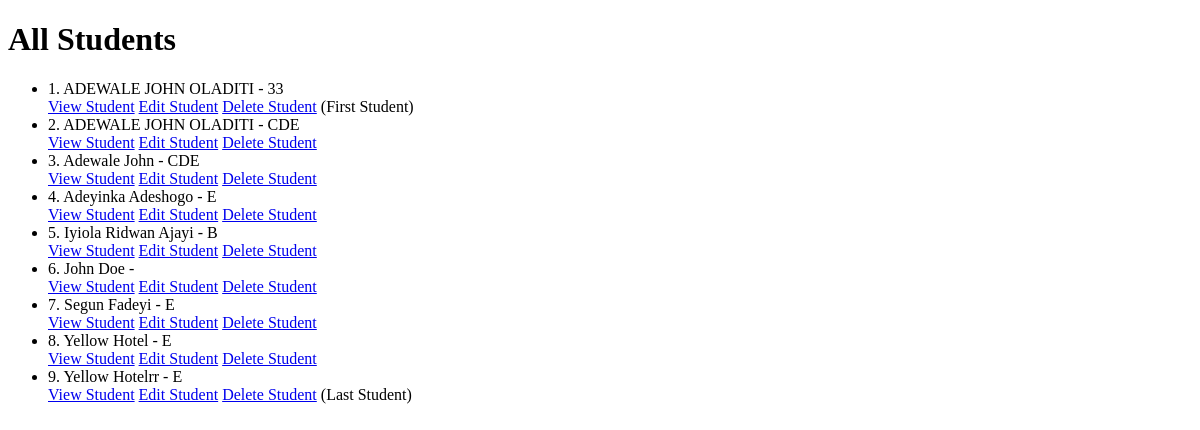
The app's page /student_list/ (signed in), older data.
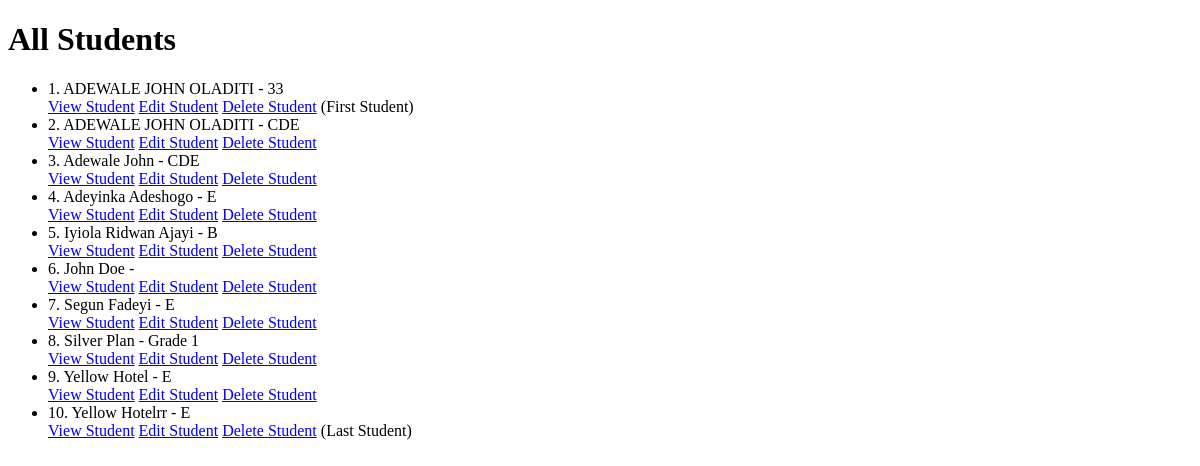
The same page, newer data.
### students/models.py (models this page shows, shortened)
class Student(models.Model):
    name = models.CharField(max_length=250)
    age = models.PositiveIntegerField()
    grade = models.CharField(max_length=10)
    teacher = models.ForeignKey(Teacher, on_delete=models.CASCADE)
    profile_picture = models.ImageField(upload_to='student_profiles/', null=True, blank=True)
    class Meta:
        ordering = ['name']           # Default order
        verbose_name = 'Student Info' # Admin display

### students/views.py (the view)
# urls.py: path('student_list/', student_list, name='student_list'),
@login_required(login_url='login')
def student_list(request):
    students = Student.objects.all()
    return render(request, 'student_list.html', {'all_students': students})

### students/templates/student_list.html (shortened to what this page needs)
<!DOCTYPE html>
<html lang="en">
<head>
</head>
<body>
    <h1>All Students</h1>
    {% if all_students %}
    <ul>
        {% for student in all_students %}
        <li>{{ forloop.counter }}. {{ student.name }} - {{ student.grade }}</li>
        <a href="{% url 'student_detail' student.id %}">View Student</a>
        <a href="{% url 'student_update' student.id %}">Edit Student</a>
        <a href="{% url 'student_delete' student.id %}">Delete Student</a>
        {% if forloop.first %}(First Student){% endif %}
        {% if forloop.last %}(Last Student){% endif %}
        {% empty %}
        <li>No students available.</li>
        {% endfor %}
    </ul>
    {% endif %}
</body>
</html>

Row changes from the older to the newer data that the page shows:
added Student: name "Silver Plan", grade "Grade 1"
